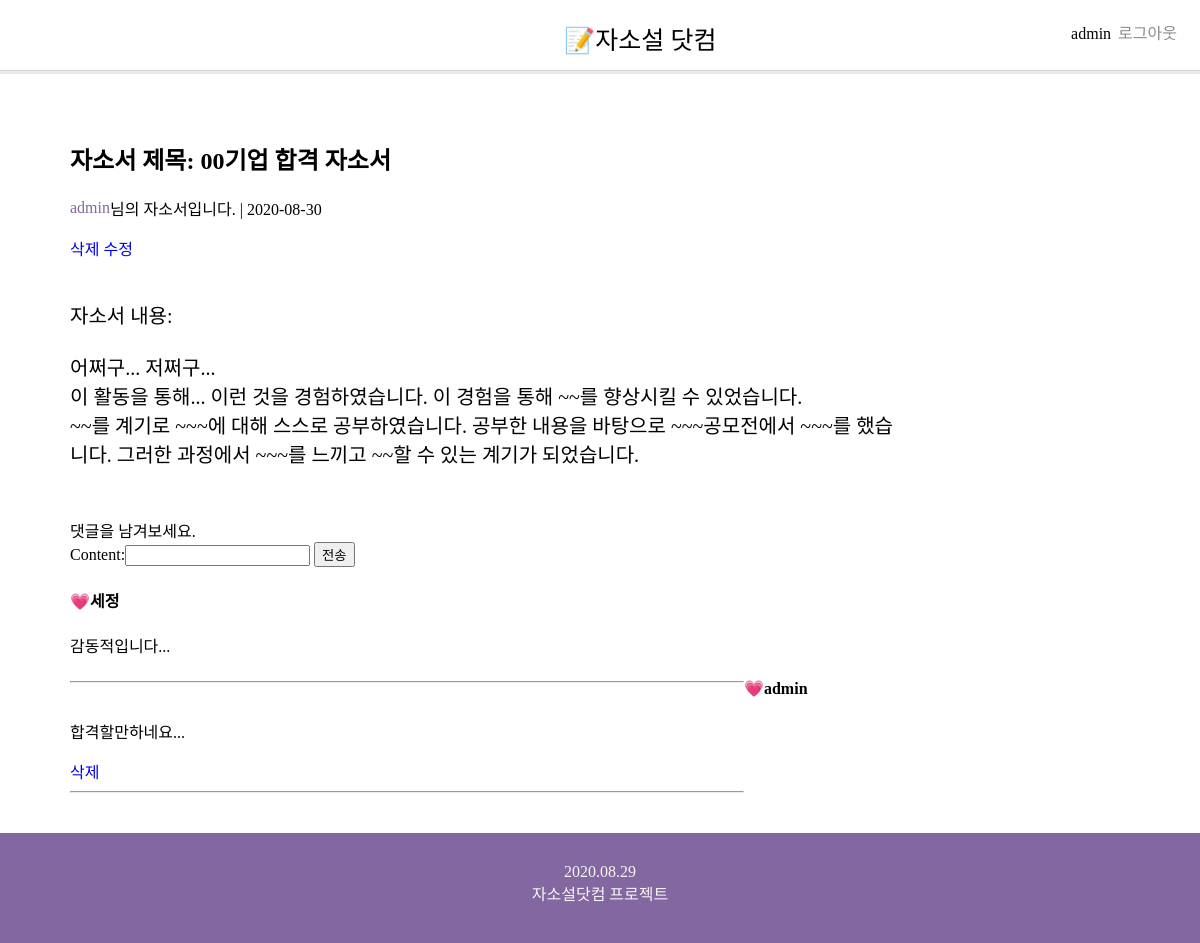
Screenshot of /detail/13/ (signed in) with the database file from the repository.
### jssapp/models.py (models this page shows, shortened)
class Jasoseol(models.Model):
    title = models.CharField(max_length=50)
    content = models.TextField()
    upload_at = models.DateTimeField(auto_now=True)
    author = models.ForeignKey(User, on_delete=models.CASCADE)

class Comment(models.Model):
    content = models.CharField(max_length=100)
    author = models.ForeignKey(User, on_delete=models.CASCADE)
    jasoseol=models.ForeignKey(Jasoseol, on_delete=models.CASCADE)

### jssapp/views.py (the view)
# urls.py: path('detail/<int:jss_id>/', views.detail, name="detail"),
def detail(request, jss_id):
    detail_jss = get_object_or_404(Jasoseol, pk=jss_id)
    comment_form = CommentForm()
    return render(request, 'detail.html', {'detail_jss':detail_jss, 'comment_form':comment_form})

### jssapp/forms.py
class CommentForm(forms.ModelForm):
    class Meta:
        model=Comment
        fields=('content',)

### jssapp/templates/detail.html (shortened to what this page needs)
{%extends 'tem.html'%}
{%block contents%}
<div class="detail_box">
    <h2>자소서 제목: {{detail_jss.title}}</h2>
    <p><span class="author">{{detail_jss.author}}</span>님의 자소서입니다. | {{detail_jss.upload_at|date:"Y-m-d"}}</p>
    {%if user == detail_jss.author %}
    <a href="{%url 'delete' detail_jss.id%}">삭제</a>
    <a href="{%url 'update' detail_jss.id%}">수정</a>
    {%endif%}
    <div class="jc">
        <p class="j_content">자소서 내용:<br><br>
            {{detail_jss.content|linebreaksbr}}</p>
    </div>
    <br>
    {%if user.is_authenticated%}
    댓글을 남겨보세요.
    <form method="POST" action="{% url 'createComment' detail_jss.id %}">
        {{comment_form}}
        <input type="submit" value="전송">
    </form>
    {%else%}
    로그인 후 댓글을 남겨보세요.
    {%endif%}
    {%for comment in detail_jss.comment_set.all %}
    <h4>💗{{comment.author}}</h4>
    <p>{{comment.content}}</p>
    {%if user == comment.author%}
    <a href="{%url 'deleteComment' detail_jss.id comment.id%}">삭제</a><br>
    {%endif%}
    <hr>
    {%endfor%}
</div>
{%endblock%}

### jssProj/templates/tem.html (shortened to what this page needs)
{%load static%}
<!DOCTYPE html>
<html>
<head>
    <link rel='stylesheet' type='text/css' href='{%static 'index.css'%}'>
</head>
<body>
    <div id="nav">
        <span class="logo" onclick="location.href='/'">📝자소설 닷컴</span>
        <div id="profile">
            {%if user.is_authenticated%}
            {{user}}
            <div class="btn" onclick="location.href='/accounts/logout/'">로그아웃</div>
            {%else%}
            <div class="btn" onclick="location.href='/accounts/signup/'">회원가입하기</div>
            <div class="btn" onclick="location.href='/accounts/login/'">로그인</div>
            {%endif%}
    </div>
    </div>
{%block contents%}
{%endblock%}
<footer>
    2020.08.29 <br>
    자소설닷컴 프로젝트
</footer>
</body>
</html>

### jssapp/static/index.css (style rules this page uses)
body { margin:0 0; padding:0; font-family: 'NanumBarunGothic'; }
a { text-decoration:none; }
p { flex:1; display: flex; align-items: center; }
#nav { width:100%; height: 50px; padding-top:20px; border-bottom: 1px #D5D5D5 solid; box-shadow: 0px 3px #EAEAEA; }
.logo { position: relative; left: 47%; font-family: 'paybooc-Bold'; font-size: 25px; }
#profile { display: inline; float: right; margin-right: 20px; }
.btn { color: #8D8D8D; display: inline; margin: 3px; border-radius: 3px; }
footer { position: relative; width: 100%; height: 80px; background-color: rgb(131,103,161); text-align: center; padding-top: 30px; color: #F6F6F6; }
.detail_box { width: 70%; min-height: 500px; padding: 50px 70px; }
.jc { min-height: 200px; }
.j_content { font-size: 20px; margin-top: 40px; }
.author { color: rgb(131,103,161); }
hr { width: 80%; float:left; }

### rows the page displays
Jasoseol: title "00기업 합격 자소서", author "admin", upload_at "2020-08-30", content "어쩌구... 저쩌구... 이 활동을 통해... 이런 것을 경험하였습니다. 이 경험을 통해 ~~를 향상시킬 수 있었습니다. ~~를 계기로 ~~~에 대해 스스로 공부하였습니다. 공부한 내용을 바탕으로 ~~~공모전에서 ~~~를 했습니다. 그러한 과정에서 ~~~를 느끼고 ~~할 수 있는 계기가 되었습니다."
Comment: author "세정", content "감동적입니다..."
Comment: author "admin", content "합격할만하네요...", shows "삭제"

### other values shown
{{ user }} "admin"
